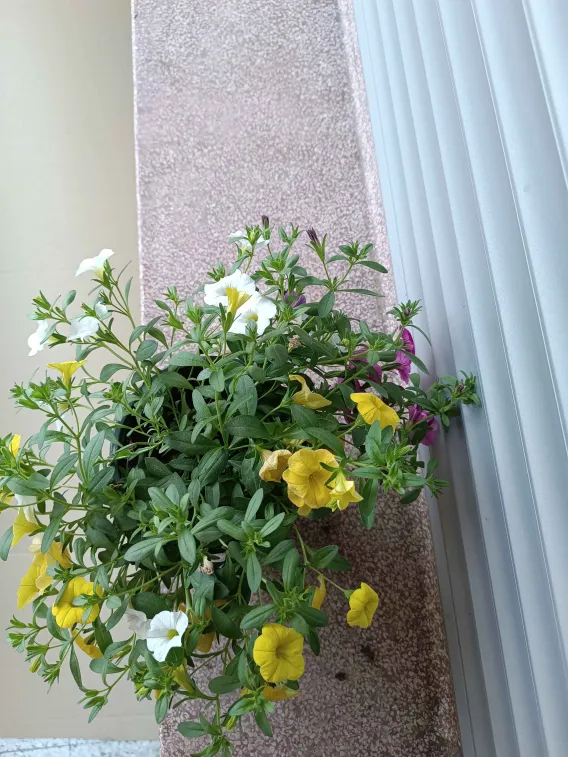
#> input picture Calibrachoa/C1.png, 568 x 757 px
$ python -i plant_height.py   (imports and definitions only)
#> lines starting #> are read from the running program, lines starting #| are printed output that depends on the picture; after the words box and inside, x2 and y2 are one past the last pixel; in counts of white or black regions, pixels touching at a corner belong together
import numpy as np

def _load_rgb(img_path):
    """Read an image as float RGB in [0, 1] using Pillow (robust for PNG/JPG/...)."""
#> called with img_path = '../Calibrachoa/C1.png'
    try:
        from PIL import Image
    except ImportError:
        raise ValueError("This needs Pillow.  Run:  pip install pillow")
    try:
        with Image.open(img_path) as im:
#> im is the input picture: PIL image 568x757 RGB; mean R, G, B 144.3, 154.2, 143.7
            im = im.convert("RGB")
            img = np.asarray(im, dtype=np.float32) / 255.0
    except Exception as ex:
        raise ValueError(f"Could not read the image: {ex}")
    return img

# Model 1: colour / HSV
# [68 lines left out: function measure_plant_height_color, not called in this run]

# Model 2: edge / Sobel (robust, row-profile)
def measure_plant_height_edge(img_path, pot_height_cm=9.0):
    """Sobel-edge height estimate.

    Uses edge-density profiles per row (with relative thresholds and fallbacks)
    so it returns a result on the same photos the colour model handles, instead
    of requiring a perfect band of zero-edge rows like the original script.
    """
    try:
        import scipy.ndimage as ndimage
    except ImportError:
        raise ValueError("This model needs scipy.  Run:  pip install scipy")

    img = _load_rgb(img_path)
    H, W = img.shape[:2]
#> H = 757; W = 568
    gray = ndimage.gaussian_filter(img.mean(2), 1.0)
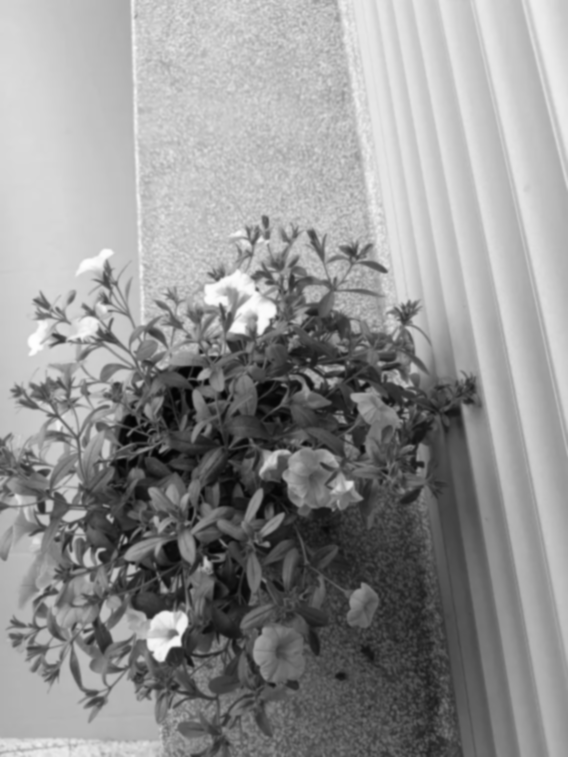
#> gray: shape (757, 568) float32; min 0.00822, max 0.999, mean 0.578

    Sobel  = np.array([[1.0, 2.0, 1.0],
                       [0.0, 0.0, 0.0],
                       [-1.0, -2.0, -1.0]])
    Gy = ndimage.convolve(gray, Sobel)        # horizontal edges (pot rim / base)
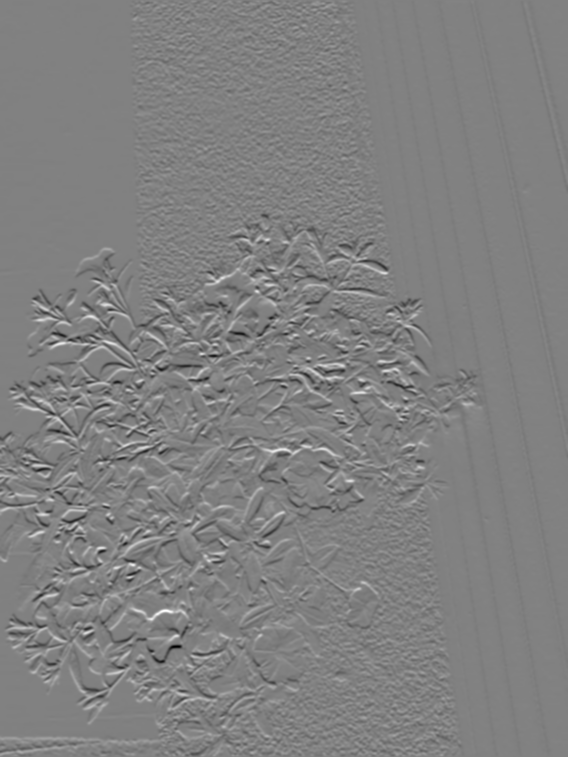
#> Gy: shape (757, 568) float32; min -1.93, max 1.88, mean -0.00297; drawn with min black and max white
    Gx = ndimage.convolve(gray, Sobel.T)      # vertical edges
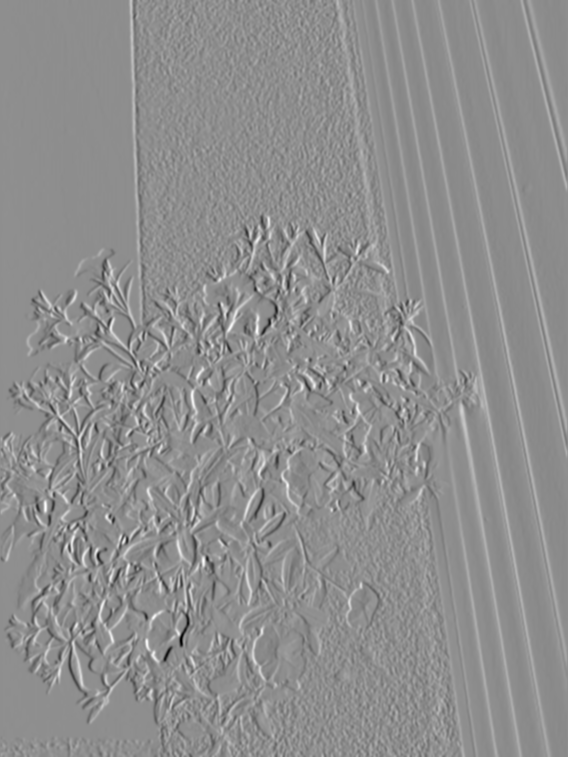
#> Gx: shape (757, 568) float32; min -2.03, max 1.6, mean -0.000191; drawn with min black and max white
    mag = np.sqrt(Gx ** 2 + Gy ** 2)
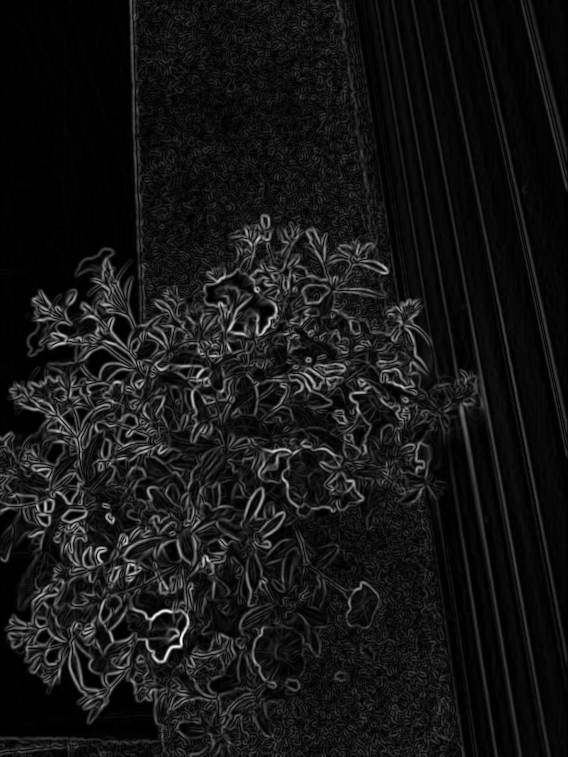
#> mag: shape (757, 568) float32; min 0, max 2.05, mean 0.178; drawn with min black and max white

    # Relative threshold so it adapts to each image's contrast.
    thr = mag.mean() + mag.std()
#> thr = 0.39
    edge_mask = mag > thr
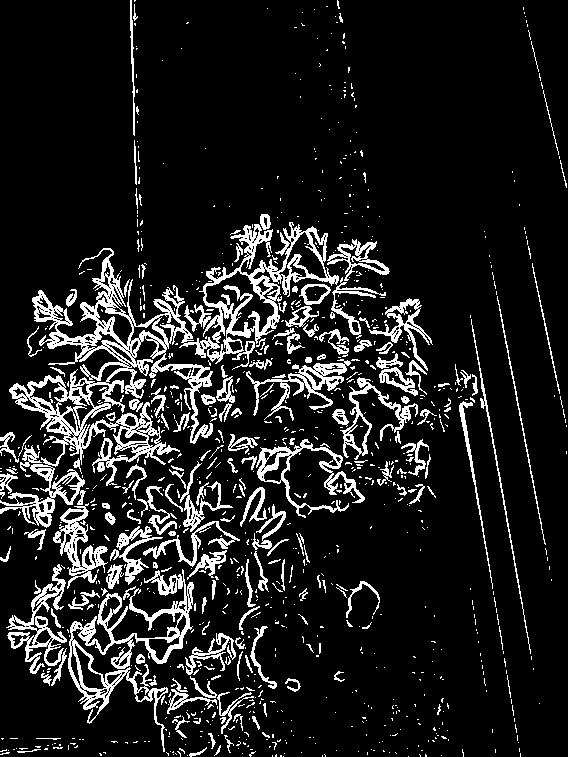
#> edge_mask: shape (757, 568) bool; 12.3% white in thin lines or dots
    if not edge_mask.any():
        raise ValueError("No clear edges detected in the image (edge model).")

    k = max(5, int(H * 0.01))
#> k = 7
    kernel     = np.ones(k) / k
    edge_rows  = np.convolve(edge_mask.sum(axis=1).astype(float), kernel, mode="same")
#> edge_rows = 757 values, max 201 at index 383, min 1.86 at index 136, mean 69.82
    hedge_rows = np.convolve(np.abs(Gy).sum(axis=1),            kernel, mode="same")
#> hedge_rows = 757 values, max 124.9 at index 382, min 12.11 at index 0, mean 57.34

    # Pot rim: strongest horizontal-edge row in the lower-middle band.
    lo, hi = int(H * 0.35), int(H * 0.92)
#> lo = 264; hi = 696
    band = hedge_rows[lo:hi]
#> band = 432 values, max 124.9 at index 118, min 51.26 at index 336, mean 77.56
    if band.size == 0 or band.max() == 0:
        raise ValueError("Could not detect the pot (edge model).")
    pot_top_row = int(np.argmax(band)) + lo
#> pot_top_row = 382

    # Pot base: strongest horizontal-edge row below the rim (fallback: fixed offset).
    start = pot_top_row + int(H * 0.03)
#> start = 404
    below = hedge_rows[start:]
#> below = 353 values, max 110.3 at index 44, min 26.75 at index 352, mean 68.07
    if below.size > 0 and below.max() > 0:
        pot_bottom_row = int(np.argmax(below)) + start
#> pot_bottom_row = 448
    else:
        pot_bottom_row = min(pot_top_row + int(H * 0.25), H - 1)
    if pot_bottom_row - pot_top_row < max(8, int(H * 0.04)):
        pot_bottom_row = min(pot_top_row + int(H * 0.20), H - 1)

    pot_px = pot_bottom_row - pot_top_row
#> pot_px = 66
    if pot_px < 8:
        raise ValueError("Detected pot is too small (edge model).")
    pixels_per_cm = pot_px / pot_height_cm
#> pixels_per_cm = 7.33

    # Plant top: first row from the top with notable edge density (foliage).
    above = edge_rows[:pot_top_row]
#> above = 382 values, max 194.7 at index 381, min 1.86 at index 136, mean 49.05
    if above.size == 0 or above.max() == 0:
        raise ValueError("Could not detect the plant (edge model).")
    active = np.where(above > above.max() * 0.12)[0]
#> active = 157 values from 225 to 381
    plant_top_row = int(active[0]) if active.size else 0
#> plant_top_row = 225

    plant_px        = pot_top_row - plant_top_row
#> plant_px = 157
    plant_height_cm = plant_px / pixels_per_cm if plant_px > 0 else 0.0
#> plant_height_cm = 21.41

    return {
        "height_cm":   float(plant_height_cm),
        "image":       img,
        "orientation": "horizontal",
        "lines": [
            (plant_top_row,  "cyan",   "Plant top"),
            (pot_top_row,    "lime",   "Pot top"),
            (pot_bottom_row, "orange", "Pot base"),
        ],
        "span": (plant_top_row, pot_top_row),
    }

>>> result = measure_plant_height_edge('../Calibrachoa/C1.png')
#> result = 5 items

$ run again, on Calibrachoa/C2.png
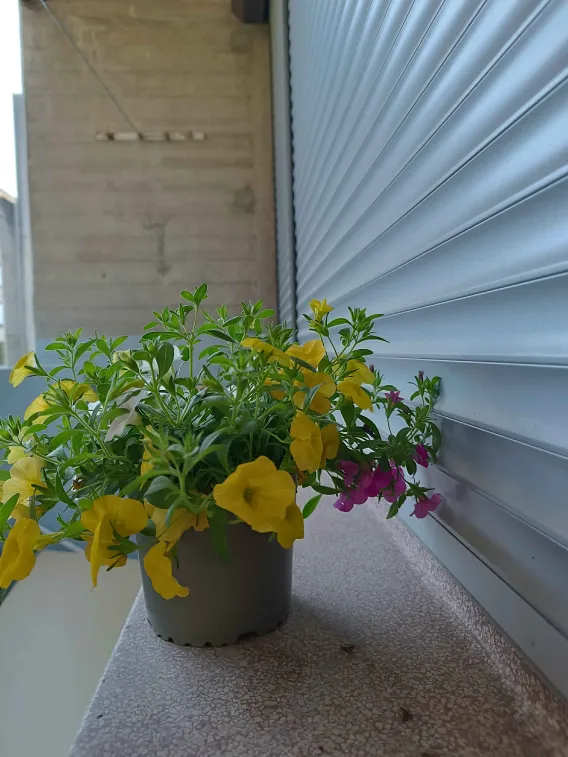
#> input picture Calibrachoa/C2.png, 568 x 757 px
#> in _load_rgb, im is the input picture: PIL image 568x757 RGB; mean R, G, B 106.9, 115.5, 107.2
#> in measure_plant_height_edge, `mag = np.sqrt(Gx ** 2 + Gy ** 2)`:
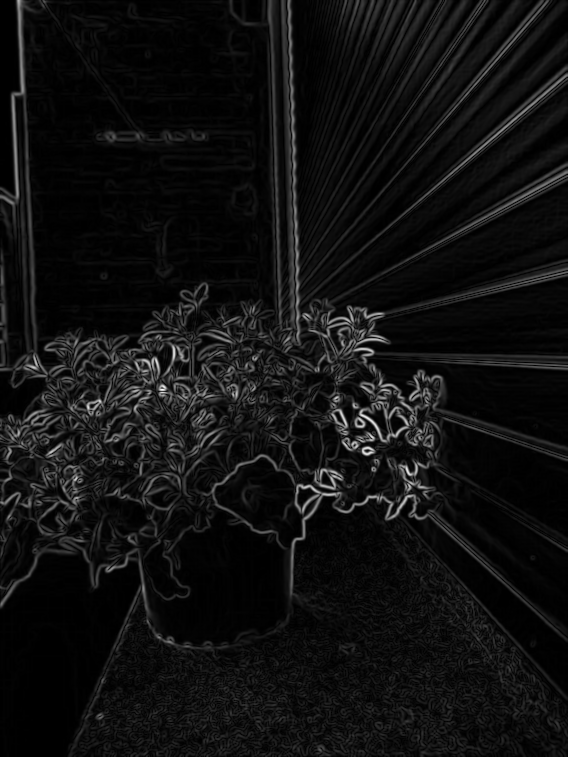
#> mag: shape (757, 568) float32; min 0, max 1.68, mean 0.112; drawn with min black and max white
#> thr = 0.263
#> in measure_plant_height_edge, `edge_mask = mag > thr`:
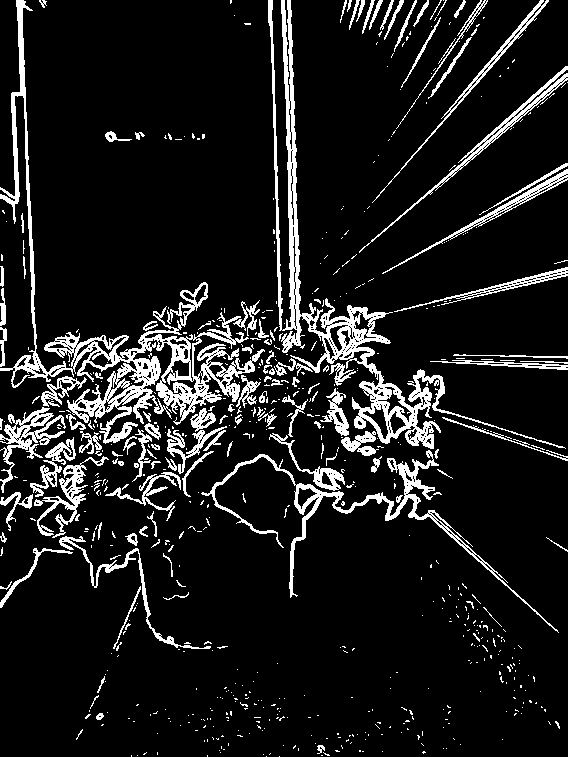
#> edge_mask: shape (757, 568) bool; 11% white; 664 white regions (545 under 20 px), largest, box (x1, y1, x2, y2) and area: (0, 0, 265, 444) 11206, (268, 0, 566, 449) 9424, (201, 450, 559, 633) 3556
#> edge_rows = 757 values, max 227.4 at index 365, min 2.14 at index 656, mean 62.17
#> hedge_rows = 757 values, max 97.2 at index 362, min 14.77 at index 0, mean 38.84
#> band = 432 values, max 97.2 at index 98, min 16.68 at index 311, mean 47.61
#> pot_top_row = 362
#> start = 384
#> below = 373 values, max 91.92 at index 52, min 16.68 at index 191, mean 42.95
#> pot_bottom_row = 436
#> pot_px = 74
#> pixels_per_cm = 8.22
#> above = 362 values, max 200.6 at index 361, min 22.86 at index 247, mean 55.01
#> active = 349 values from 0 to 361
#> plant_top_row = 0
#> plant_px = 362
#> plant_height_cm = 44.03
#> result = 5 items

$ run again, on Calibrachoa/C3.png
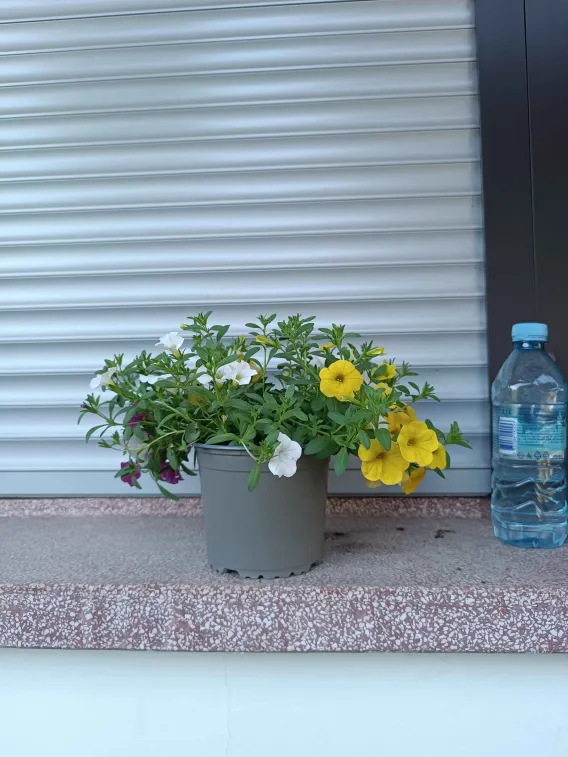
#> input picture Calibrachoa/C3.png, 568 x 757 px
#> in _load_rgb, im is the input picture: PIL image 568x757 RGB; mean R, G, B 138.1, 155.2, 164.2
#> in measure_plant_height_edge, `mag = np.sqrt(Gx ** 2 + Gy ** 2)`:
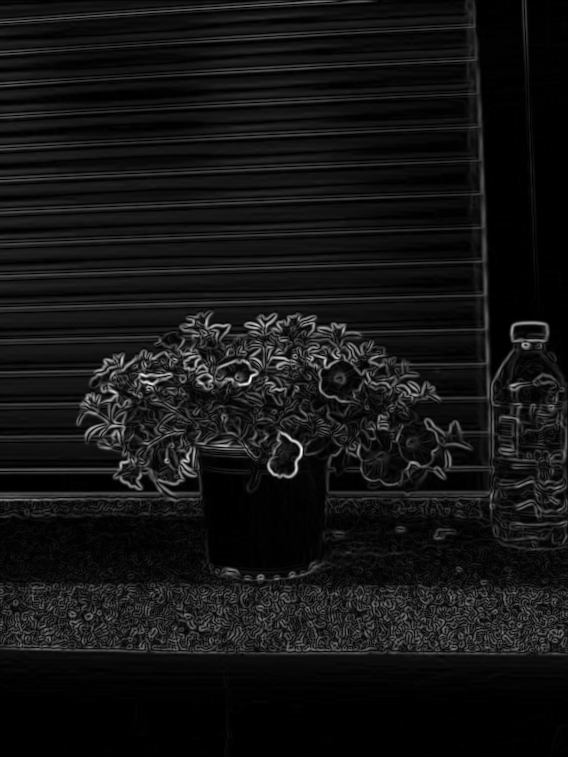
#> mag: shape (757, 568) float32; min 0, max 1.9, mean 0.151; drawn with min black and max white
#> thr = 0.321
#> in measure_plant_height_edge, `edge_mask = mag > thr`:
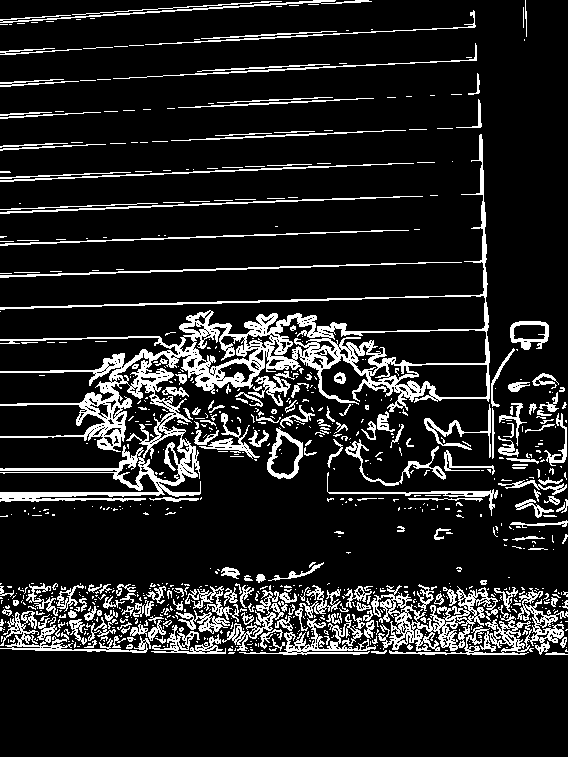
#> edge_mask: shape (757, 568) bool; 13% white in thin lines or dots, all inside (x1, y1, x2, y2) = (0, 0, 568, 655)
#> edge_rows = 757 values, max 285.4 at index 647, min 0 at index 557, mean 74.02
#> hedge_rows = 757 values, max 160.3 at index 651, min 0.707 at index 756, mean 68.42
#> band = 432 values, max 160.3 at index 387, min 7.31 at index 431, mean 79.51
#> pot_top_row = 651
#> start = 673
#> below = 84 values, max 23.64 at index 0, min 0.707 at index 83, mean 5.47
#> in measure_plant_height_edge, `pot_bottom_row = int(np.argmax(below)) + start`: pot_bottom_row = 673
#> in measure_plant_height_edge, `pot_bottom_row = min(pot_top_row + int(H * 0.20), H - 1)`: pot_bottom_row = 756
#> pot_px = 105
#> pixels_per_cm = 11.67
#> above = 651 values, max 285.4 at index 647, min 0 at index 557, mean 84.57
#> active = 417 values from 0 to 650
#> plant_top_row = 0
#> plant_px = 651
#> plant_height_cm = 55.8
#> result = 5 items
